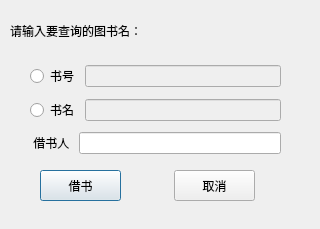
<?xml version="1.0" encoding="UTF-8"?>
<ui version="4.0">
 <class>BookBorrow</class>
 <widget class="QDialog" name="BookBorrow">
  <property name="geometry">
   <rect>
    <x>0</x>
    <y>0</y>
    <width>320</width>
    <height>229</height>
   </rect>
  </property>
  <property name="windowTitle">
   <string>Dialog</string>
  </property>
  <widget class="QLabel" name="label">
   <property name="geometry">
    <rect>
     <x>10</x>
     <y>10</y>
     <width>201</width>
     <height>41</height>
    </rect>
   </property>
   <property name="styleSheet">
    <string notr="true">font: 75 12pt &quot;Agency FB&quot;;</string>
   </property>
   <property name="text">
    <string>请输入要查询的图书名：</string>
   </property>
  </widget>
  <widget class="QPushButton" name="pushButton">
   <property name="geometry">
    <rect>
     <x>40</x>
     <y>170</y>
     <width>81</width>
     <height>31</height>
    </rect>
   </property>
   <property name="text">
    <string>借书</string>
   </property>
  </widget>
  <widget class="QPushButton" name="pushButton_2">
   <property name="geometry">
    <rect>
     <x>174</x>
     <y>170</y>
     <width>81</width>
     <height>31</height>
    </rect>
   </property>
   <property name="text">
    <string>取消</string>
   </property>
  </widget>
  <widget class="QWidget" name="layoutWidget">
   <property name="geometry">
    <rect>
     <x>30</x>
     <y>60</y>
     <width>251</width>
     <height>101</height>
    </rect>
   </property>
   <layout class="QVBoxLayout" name="verticalLayout">
    <item>
     <layout class="QHBoxLayout" name="horizontalLayout_3">
      <item>
       <widget class="QRadioButton" name="radioButton">
        <property name="text">
         <string>书号</string>
        </property>
       </widget>
      </item>
      <item>
       <widget class="QLineEdit" name="lineEdit">
        <property name="enabled">
         <bool>false</bool>
        </property>
       </widget>
      </item>
     </layout>
    </item>
    <item>
     <layout class="QHBoxLayout" name="horizontalLayout_2">
      <item>
       <widget class="QRadioButton" name="radioButton_2">
        <property name="text">
         <string>书名</string>
        </property>
       </widget>
      </item>
      <item>
       <widget class="QLineEdit" name="lineEdit_2">
        <property name="enabled">
         <bool>false</bool>
        </property>
       </widget>
      </item>
     </layout>
    </item>
    <item>
     <layout class="QHBoxLayout" name="horizontalLayout">
      <item>
       <widget class="QLabel" name="label_2">
        <property name="text">
         <string> 借书人 </string>
        </property>
       </widget>
      </item>
      <item>
       <widget class="QLineEdit" name="lineEdit_3"/>
      </item>
     </layout>
    </item>
   </layout>
  </widget>
 </widget>
 <resources/>
 <connections/>
</ui>
